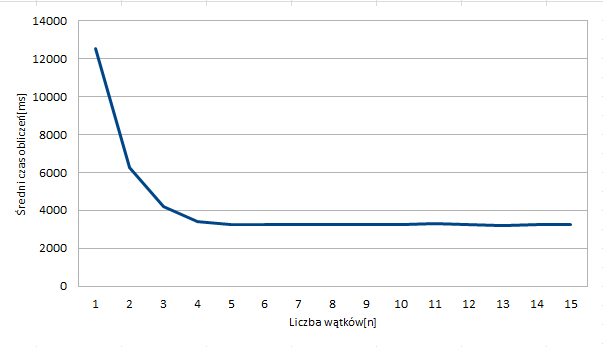
//> input picture Cracow University of Technology/Parallel And Distributed Programming/OpenMP/KleszczPrzemyslaw-TatarKrzysztof/zad1/1.png, 603 x 347 px
$ ./main 3 1.png out.png   (built with g++ and OpenCV 4)
//> lines starting //> are read from the running program, lines starting //| are printed output that depends on the picture; after the words box and inside, x2 and y2 are one past the last pixel; in counts of white or black regions, pixels touching at a corner belong together
#include <stdio.h>
#include <iostream>
#include <opencv2/core/core.hpp>
#include <opencv2/highgui/highgui.hpp>
#include <opencv2/imgproc/imgproc.hpp>
#include <omp.h>

using namespace std;
using namespace cv;

int calculateWeight(int kernel[][5]) {
	int weight = 0;
	for (int i = 0; i < 5; i++) {
		for (int j = 0; j < 5; j++) {
			weight += kernel[i][j];
		}
	}

	return weight;
}

int checkArgumentsNumber(int argc)
{
	int maxArgumentCount = 4;
	if (argc != maxArgumentCount)
	{
		std::cout << "Program wymaga trzech argumentow.\n";
		return 0;
	}

	return 1;
}

int getThreadsNumber(char** argv)
{
	int numberOfThreads = strtol(argv[1], NULL, 10);
	return numberOfThreads;
}

int checkThreadsNumber(int numberOfThreads)
{
	if (numberOfThreads <= 0) {
		std::cout << "Ilosc watkow powinna byc wieksza od 0.\n";
		return 0;
	}

	return 1;
}

Mat getPicture(char** argv)
{
	Mat picture = imread(argv[2], CV_LOAD_IMAGE_COLOR);
//> picture is the input picture: 347 rows x 603 cols, CV_8UC3; mean B, G, R 250.5, 249.9, 249.4
	return picture;
}

int isImageExist(Mat image)
{
	if (!image.data)
	{
		std::cout << "Obraz nie istnieje.\n";
		return 0;
	}

	return 1;
}

void gaussian(int weight, Mat picture, Mat pictureNew, int kernel[][5], int threadsNumber)
{
//> called with weight = 273, threadsNumber = 3
	int y, x;
	int r, g, b;

#pragma omp parallel shared(picture,pictureNew) num_threads(threadsNumber) private(r,g,b,y,x)
	{
#pragma omp for schedule(guided,1)
		for (y = 0; y < picture.rows; y++)
		{
			for (x = 0; x < picture.cols; x++)
			{
				if (x > 1 && y > 1 && x < picture.cols - 2 && y < picture.rows - 2)
				{
					r = 0;
					g = 0;
					b = 0;

					for (int kernelX = 0; kernelX < 5; kernelX++) {
						for (int kernelY = 0; kernelY < 5; kernelY++) {
							Vec3b intensity = picture.at<Vec3b>(kernelY + y - 2, kernelX + x - 2);
							r += intensity.val[2] * kernel[kernelX][kernelY];
							g += intensity.val[1] * kernel[kernelX][kernelY];
							b += intensity.val[0] * kernel[kernelX][kernelY];
						}
					}

					Vec3b intensity2 = Vec3b();
					intensity2.val[0] = b / weight;
					intensity2.val[1] = g / weight;
					intensity2.val[2] = r / weight;
					pictureNew.at<Vec3b>(y, x) = intensity2;
				}
				else {
					Vec3b intensity = picture.at<Vec3b>(y, x);
					pictureNew.at<Vec3b>(y, x) = intensity;
				}
			}
		}
//> this loop made 347 passes
//> (r, g, b) on passes 1 to 3: (0, 0, 0), (0, 0, 0), (67173, 67305, 67371)
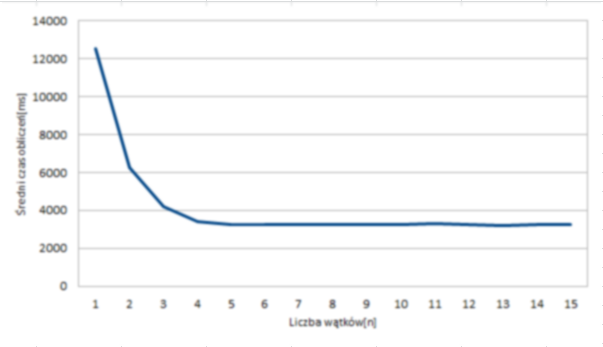
//> pictureNew: 347 rows x 603 cols, CV_8UC3; 17.53% of pixels changed, all inside (x1, y1, x2, y2) = (2, 2, 601, 345)
//> after the loop, r = 69467; g = 69475; b = 69479
	}
}

int main(int argc, char** argv)
{
	if (!checkArgumentsNumber(argc))
		return -1;

	int threadsNumber = getThreadsNumber(argv);
	if (!checkThreadsNumber(threadsNumber))
		return -1;

	Mat picture = getPicture(argv);
	if (!isImageExist(picture))
		return -1;

	int kernel[5][5] =
	{
		{ 1,4,7,4,1 },
		{ 4,16,26,16,4 },
		{ 7,26,41,26,7 },
		{ 4,16,26,16,4 },
		{ 1,4,7,4,1 }
	};

	Mat pictureNew = picture.clone();
	int weight = calculateWeight(kernel);
	double start = omp_get_wtime();
	gaussian(weight, picture, pictureNew, kernel, threadsNumber);

	double end = omp_get_wtime();
	imwrite(argv[3], pictureNew);
	double time = 1000 * (end - start);
	std::cout << "Czas: " << time << "ms\n";
	return 0;
}
